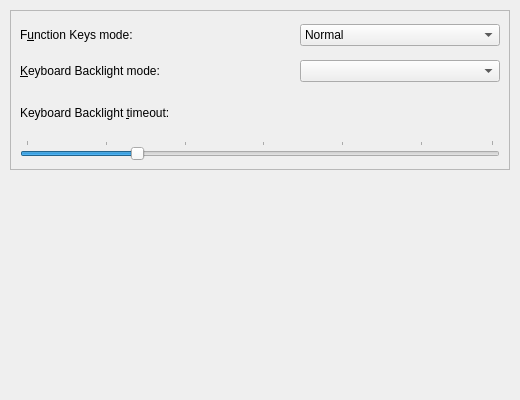
<?xml version="1.0" encoding="UTF-8"?>
<ui version="4.0">
 <author>Azael Avalos &lt;coproscefalo@gmail.com&gt;</author>
 <class>Keyboard</class>
 <widget class="QWidget" name="Keyboard">
  <property name="geometry">
   <rect>
    <x>0</x>
    <y>0</y>
    <width>520</width>
    <height>400</height>
   </rect>
  </property>
  <property name="windowTitle">
   <string>Keyboard Settings</string>
  </property>
  <widget class="QWidget" name="verticalLayoutWidget">
   <property name="geometry">
    <rect>
     <x>10</x>
     <y>10</y>
     <width>500</width>
     <height>160</height>
    </rect>
   </property>
   <layout class="QVBoxLayout" name="verticalLayout">
    <item>
     <widget class="QFrame" name="frame">
      <property name="frameShape">
       <enum>QFrame::StyledPanel</enum>
      </property>
      <property name="frameShadow">
       <enum>QFrame::Raised</enum>
      </property>
      <layout class="QGridLayout" name="gridLayout">
       <item row="0" column="0">
        <widget class="QLabel" name="function_keys_label">
         <property name="minimumSize">
          <size>
           <width>200</width>
           <height>30</height>
          </size>
         </property>
         <property name="text">
          <string>F&amp;unction Keys mode:</string>
         </property>
         <property name="buddy">
          <cstring>kbd_functions_combobox</cstring>
         </property>
        </widget>
       </item>
       <item row="0" column="1">
        <spacer name="function_keys_spacer">
         <property name="orientation">
          <enum>Qt::Horizontal</enum>
         </property>
         <property name="sizeHint" stdset="0">
          <size>
           <width>300</width>
           <height>30</height>
          </size>
         </property>
        </spacer>
       </item>
       <item row="0" column="2">
        <widget class="QComboBox" name="kbd_functions_combobox">
         <property name="toolTip">
          <string>Select how the keyboard Function keys operate.  Normal: The F{1-12} keys are as usual and the hotkeys are accessed via FN-F{1-12}.  Function: The F{1-12} keys trigger the hotkey and the F{1-12} keys are accessed via FN-F{1-12}.</string>
         </property>
         <property name="whatsThis">
          <string>Select how the keyboard Function keys operate.  Normal: The F{1-12} keys are as usual and the hotkeys are accessed via FN-F{1-12}.  Function: The F{1-12} keys trigger the hotkey and the F{1-12} keys are accessed via FN-F{1-12}.</string>
         </property>
         <item>
          <property name="text">
           <string>Normal</string>
          </property>
         </item>
         <item>
          <property name="text">
           <string>Function</string>
          </property>
         </item>
        </widget>
       </item>
       <item row="1" column="0">
        <widget class="QLabel" name="kbd_backlight_label">
         <property name="minimumSize">
          <size>
           <width>200</width>
           <height>30</height>
          </size>
         </property>
         <property name="text">
          <string>&amp;Keyboard Backlight mode:</string>
         </property>
         <property name="buddy">
          <cstring>kbd_backlight_combobox</cstring>
         </property>
        </widget>
       </item>
       <item row="1" column="1">
        <spacer name="kbd_backlight_spacer">
         <property name="orientation">
          <enum>Qt::Horizontal</enum>
         </property>
         <property name="sizeHint" stdset="0">
          <size>
           <width>300</width>
           <height>30</height>
          </size>
         </property>
        </spacer>
       </item>
       <item row="1" column="2">
        <widget class="QComboBox" name="kbd_backlight_combobox">
         <property name="toolTip">
          <string>Select the keyboard backlight operation mode.</string>
         </property>
         <property name="whatsThis">
          <string>Select the keyboard backlight operation mode.</string>
         </property>
        </widget>
       </item>
       <item row="2" column="0">
        <widget class="QLabel" name="kbd_timeout_label">
         <property name="minimumSize">
          <size>
           <width>200</width>
           <height>30</height>
          </size>
         </property>
         <property name="text">
          <string>Keyboard Backlight &amp;timeout:</string>
         </property>
         <property name="buddy">
          <cstring>kbd_timeout_slider</cstring>
         </property>
        </widget>
       </item>
       <item row="2" column="1">
        <spacer name="kbd_timeout_spacer">
         <property name="orientation">
          <enum>Qt::Horizontal</enum>
         </property>
         <property name="sizeHint" stdset="0">
          <size>
           <width>300</width>
           <height>30</height>
          </size>
         </property>
        </spacer>
       </item>
       <item row="2" column="2">
        <widget class="QLabel" name="kbd_timeout">
         <property name="minimumSize">
          <size>
           <width>200</width>
           <height>30</height>
          </size>
         </property>
         <property name="text">
          <string/>
         </property>
        </widget>
       </item>
       <item row="3" column="0" colspan="3">
        <widget class="QSlider" name="kbd_timeout_slider">
         <property name="toolTip">
          <string>Sets the time the keyboard backlight will turn off after the last keypress.</string>
         </property>
         <property name="whatsThis">
          <string>Sets the time the keyboard backlight will turn off after the last keypress.</string>
         </property>
         <property name="minimum">
          <number>1</number>
         </property>
         <property name="maximum">
          <number>60</number>
         </property>
         <property name="pageStep">
          <number>1</number>
         </property>
         <property name="sliderPosition">
          <number>15</number>
         </property>
         <property name="orientation">
          <enum>Qt::Horizontal</enum>
         </property>
         <property name="tickPosition">
          <enum>QSlider::TicksAbove</enum>
         </property>
         <property name="tickInterval">
          <number>10</number>
         </property>
        </widget>
       </item>
      </layout>
     </widget>
    </item>
   </layout>
  </widget>
 </widget>
 <resources/>
 <connections/>
</ui>
